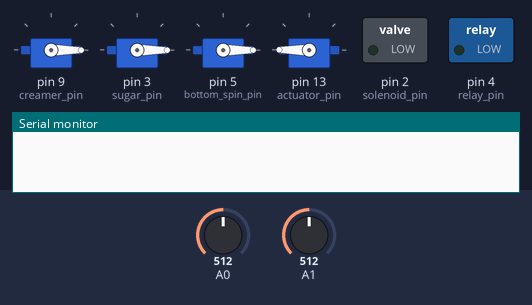
A sketch run on a simulated Arduino Uno, built with avr-gcc and run on an emulated ATmega328P. On the bench: 4 × servo, switched loads named in the sketch (green lamp = pin HIGH), the last lines printed to the serial monitor. The test bench sets the inputs (shaded band); at power-on: A1 = 512, A0 = 512.

Above: at 1.2 s.
1.3 s: A1 set to 992
2.8 s: A1 set to 1019
At 8.9 s:
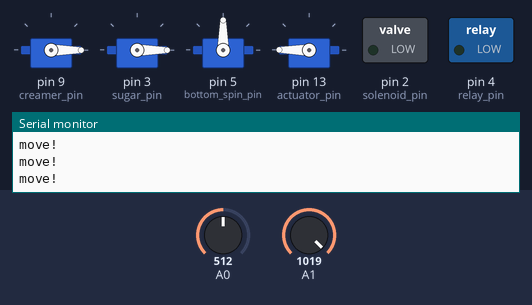
At 17.8 s:
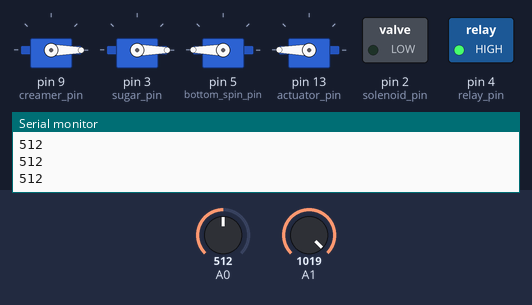
Timing chart, 0 to 19.3 s (numbered marks = the images above; inputs shaded):
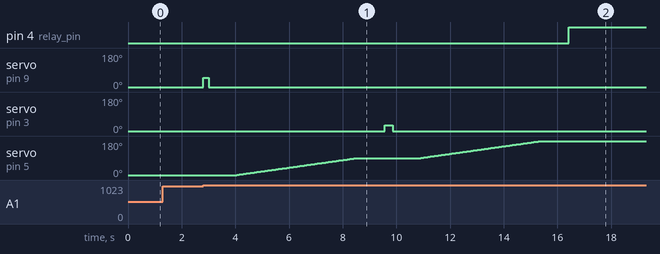

Measured:
- the behaviour switches between 1000 and 1001 on A1 (found by bisection; images 0 and 1)
- after the input at 1.3 s, every drawn part: stays the same
- after the input at 2.8 s, pin 4 (relay_pin): LOW → HIGH after 13.6 s; servo on pin 9 (creamer_pin): 0° → 50° at once, → 0° 0.20 s later; servo on pin 3 (sugar_pin): 0° → 30° after 6.8 s, → 0° 0.30 s later; servo on pin 5 (bottom_spin_pin): moves from 0° to 180° over 11.3 s, starting after 1.3 s

The sketch:

barista_bot.ino
```cpp
#include <Servo.h>

Servo creamer;
Servo bottom_spin;
Servo sugar;
Servo actuator_servo;


int creamer_pin = 9;
int solenoid_pin = 2;
int relay_pin = 4;
int bottom_pos = 0;
int bottom_spin_pin = 5;
int sugar_pin = 3;
int thermistor_read;
int motorPin = 11;
int actuator_pin = 13;

bool started = false;
bool second_run = false;
bool water_pouring = false;

void setup() {
  pinMode(2, OUTPUT);
  pinMode(relay_pin, OUTPUT);
  digitalWrite(relay_pin, LOW);
  creamer.attach(creamer_pin);
  sugar.attach(sugar_pin);
  bottom_spin.attach(bottom_spin_pin);
  actuator_servo.attach(actuator_pin);
  actuator_servo.write(180);
  bottom_spin.write(0);
  sugar.write(0);
  creamer.write(0);
  Serial.begin(9600);
}

void loop() {
  // code to read the button input
  if (analogRead(A1) > 1000 && !started){
    Serial.println("Hit the button!");
    started = true;
  }
  while (started) {
    while(!water_pouring){
      Serial.println("Pouring Creamer");
      creamer.write(50);
      delay(200);
      creamer.write(0);
      delay(1000);
      Serial.println("spin to sugar");
      for (bottom_pos = 0; bottom_pos <= 90; bottom_pos ++) {
        bottom_spin.write(bottom_pos);
        Serial.println("move!");
        delay(50);
      }
      delay(1000);
      Serial.println("Pour Sugar");
      sugar.write(30);
      delay(300);
      sugar.write(0);
      delay(1000);
      Serial.println("Spin to coffee");
      for (bottom_pos = 90; bottom_pos <= 180; bottom_pos ++) {
        bottom_spin.write(bottom_pos);
        Serial.println("move!");
        delay(50);
      }
      water_pouring = true;
    }
    delay(1000);
    while (water_pouring){
      // boil water
      thermistor_read = analogRead(A0);
      Serial.println(thermistor_read);
      digitalWrite(relay_pin, HIGH);
      if (thermistor_read > 80){
        continue;
      } else{
        digitalWrite(relay_pin, LOW);
        water_pouring = false;
      }
    }

    // pour water
    digitalWrite(solenoid_pin, HIGH);
    Serial.println("Solenoid High");
    delay(20000);
    digitalWrite(solenoid_pin, LOW);
    started = false;
  }
}
```
